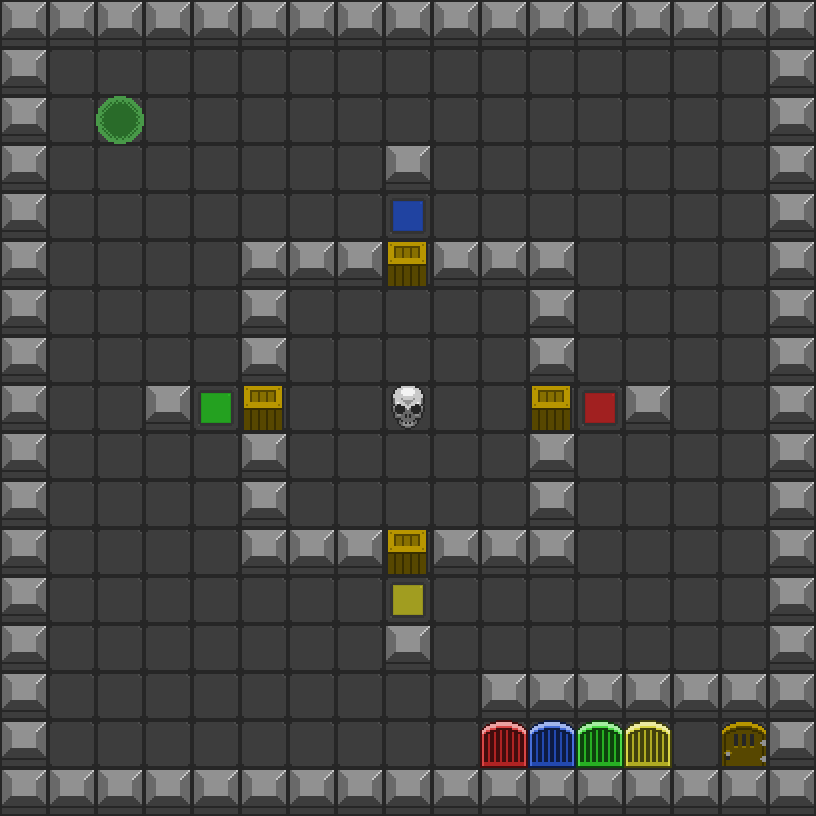

This is a level from a 2D game, rendered from its Tiled map with the project's own tilesets. A one-line summary and the map file follow, with tile-layer data summarised:
An orthogonal 17x17 tile map with 48x48 px tiles, 3 tile layers (Floor, Walls, Items).

<map version="1.0" orientation="orthogonal" width="17" height="17" tilewidth="48" tileheight="48">
 <tileset firstgid="1" source="Tiles.tsx" />
 <layer name="Floor" width="17" height="17">
  <data>[289 cells, 289 non-empty, 1 distinct tile ids]</data>
 </layer>
 <layer name="Walls" width="17" height="17">
  <data>[289 cells, 94 non-empty, 1 distinct tile ids]</data>
 </layer>
 <layer name="Items" width="17" height="17">
  <data>[289 cells, 15 non-empty, 12 distinct tile ids]</data>
 </layer>
</map>